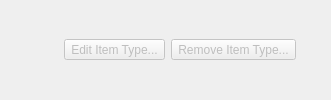
    <widget class="QWidget" name="widget_ar_item_type" native="true">
     <layout class="QHBoxLayout" name="horizontalLayout_11">
      <property name="topMargin">
       <number>4</number>
      </property>
      <property name="bottomMargin">
       <number>4</number>
      </property>
      <item>
       <widget class="QLabel" name="lbl_ar_item_type">
        <property name="textFormat">
         <enum>Qt::RichText</enum>
        </property>
       </widget>
      </item>
      <item>
       <spacer name="horizontalSpacer_8">
        <property name="orientation">
         <enum>Qt::Horizontal</enum>
        </property>
        <property name="sizeHint" stdset="0">
         <size>
          <width>40</width>
          <height>20</height>
         </size>
        </property>
       </spacer>
      </item>
      <item>
       <widget class="QToolButton" name="tbtn_edit_assembly_record_item_type">
        <property name="enabled">
         <bool>false</bool>
        </property>
        <property name="sizePolicy">
         <sizepolicy hsizetype="Minimum" vsizetype="Fixed">
          <horstretch>0</horstretch>
          <verstretch>0</verstretch>
         </sizepolicy>
        </property>
        <property name="statusTip">
         <string>Edit the selected assembly record item type</string>
        </property>
        <property name="text">
         <string>Edit Item Type...</string>
        </property>
        <property name="icon">
         <iconset resource="../rc/resources.qrc">
          <normaloff>:/images/images/edit.png</normaloff>:/images/images/edit.png</iconset>
        </property>
        <property name="iconSize">
         <size>
          <width>16</width>
          <height>16</height>
         </size>
        </property>
        <property name="toolButtonStyle">
         <enum>Qt::ToolButtonTextBesideIcon</enum>
        </property>
       </widget>
      </item>
      <item>
       <widget class="QToolButton" name="tbtn_remove_assembly_record_item_type">
        <property name="enabled">
         <bool>false</bool>
        </property>
        <property name="sizePolicy">
         <sizepolicy hsizetype="Minimum" vsizetype="Fixed">
          <horstretch>0</horstretch>
          <verstretch>0</verstretch>
         </sizepolicy>
        </property>
        <property name="statusTip">
         <string>Remove the selected assembly record item type</string>
        </property>
        <property name="text">
         <string>Remove Item Type...</string>
        </property>
        <property name="icon">
         <iconset resource="../rc/resources.qrc">
          <normaloff>:/images/images/remove16.png</normaloff>:/images/images/remove16.png</iconset>
        </property>
        <property name="iconSize">
         <size>
          <width>16</width>
          <height>16</height>
         </size>
        </property>
        <property name="toolButtonStyle">
         <enum>Qt::ToolButtonTextBesideIcon</enum>
        </property>
       </widget>
      </item>
      <item>
       <widget class="QPushButton" name="btn_clear_assembly_record_item_type">
        <property name="maximumSize">
         <size>
          <width>18</width>
          <height>18</height>
         </size>
        </property>
        <property name="statusTip">
         <string>Clear selection</string>
        </property>
        <property name="icon">
         <iconset resource="../rc/resources.qrc">
          <normaloff>:/images/images/clear.png</normaloff>:/images/images/clear.png</iconset>
        </property>
        <property name="flat">
         <bool>true</bool>
        </property>
       </widget>
      </item>
     </layout>
    </widget>
